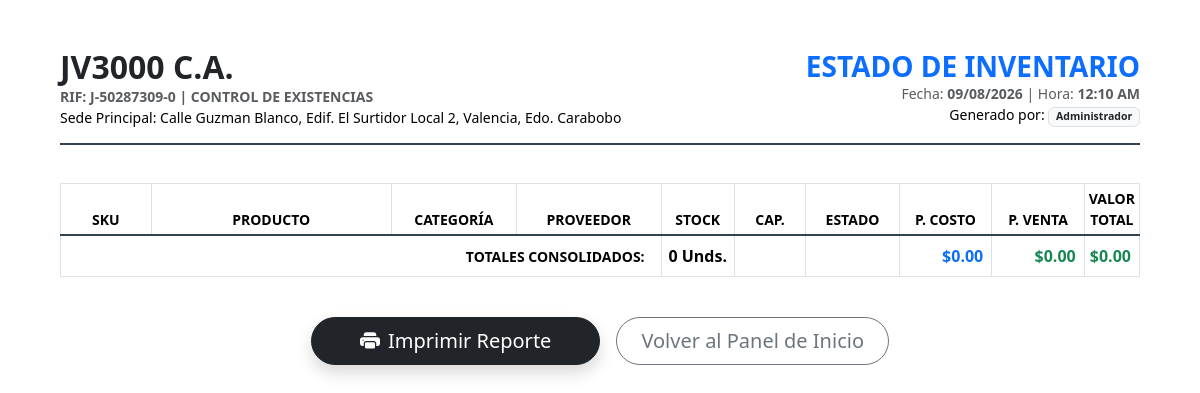
/modules/reporte_inventario.php (signed in), run on an earlier commit of the app's database.
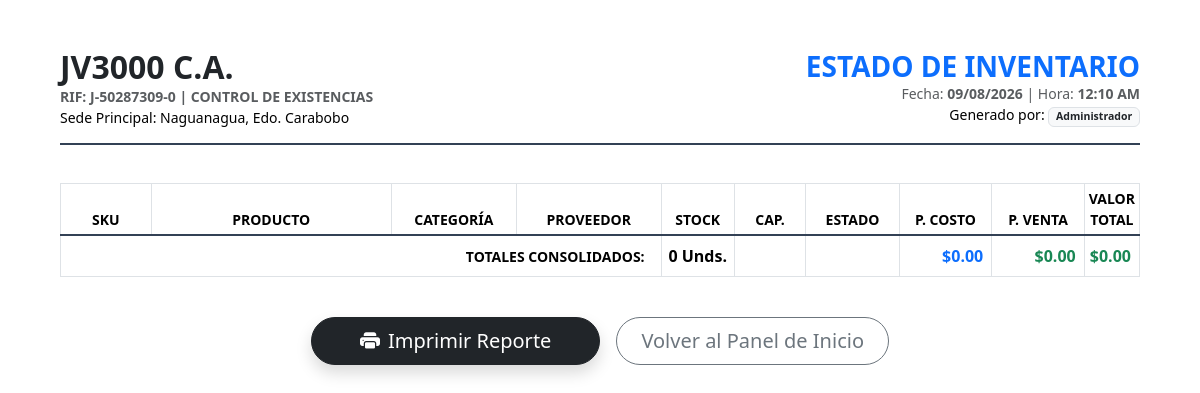
And on a later commit of the database.
### tables this page shows
CREATE TABLE `configuracion` (
  `id_config` int(11) NOT NULL AUTO_INCREMENT,
  `clave` varchar(50) NOT NULL,
  `valor` varchar(255) NOT NULL,
  `descripcion` varchar(255) DEFAULT NULL,
  `fecha_actualizado` datetime DEFAULT current_timestamp() ON UPDATE current_timestamp(),
  PRIMARY KEY (`id_config`),
  UNIQUE KEY `clave` (`clave`)
);

### includes/Database.php (called while the page is built, shortened)
<?php
class Database
{
    private static ?self $instance = null;
    private ?mysqli $conn = null;
    public static function getInstance(): self
    {
        if (self::$instance === null) {
            self::$instance = new self();
        }
        return self::$instance;
    }
    public function connect(string $host, string $user, string $pass, string $db): void
    {
        $this->conn = new mysqli($host, $user, $pass, $db);
        $this->conn->set_charset('utf8mb4');
        $this->conn->autocommit(true);
    }
    public function execute(string $sql, array $params = []): mysqli_stmt
    {
        $stmt = $this->conn->prepare($sql);
        if (!empty($params)) {
            $types = '';
            $bindValues = [];
            foreach ($params as $p) {
                if (is_int($p)) {
                    $types .= 'i';
                } elseif (is_float($p)) {
                    $types .= 'd';
                } elseif (is_null($p)) {
                    $types .= 's';
                    $p = null;
                } else {
                    $types .= 's';
                }
                $bindValues[] = $p;
            }
            if (!empty($bindValues)) {
                $stmt->bind_param($types, ...$bindValues);
            }
        }
        if (!$stmt->execute()) {
            throw new RuntimeException('Error ejecutando consulta: ' . $stmt->error);
        }
        return $stmt;
    }
    public function fetchOne(string $sql, array $params = []): ?array
    {
        $stmt = $this->execute($sql, $params);
        $result = $stmt->get_result();
        $row = $result->fetch_assoc();
        return $row ?: null;
    }
}

### includes/helpers.php (called while the page is built, shortened)
<?php
if (!function_exists('getConfig')) {
    function getConfig(string $clave, string $default = ''): string
    {
        $db = Database::getInstance();
        $row = $db->fetchOne("SELECT valor FROM configuracion WHERE clave = ?", [$clave]);
        return $row ? $row['valor'] : $default;
    }
}

### modules/reporte_inventario.php (the view, shortened to what this page needs)
<?php
$gran_total_stock = 0;
$valor_costo_total = 0;
$valor_venta_total = 0;
?>
<!DOCTYPE html>
<html lang="es">
<head>
    <link href="../assets/css/bootstrap.min.css" rel="stylesheet">
    <link rel="stylesheet" href="../assets/css/bootstrap-icons.css">
        <link rel="stylesheet" href="../assets/modules/reporte_inventario/reporte_inventario.css">
</head>
<body class="p-4 p-md-5">
    <div class="container-fluid">
        <div class="header-report d-flex justify-content-between align-items-center">
            <div class="text-start">
                <h2 class="fw-bold m-0 text-dark">JV3000 C.A.</h2>
                <p class="m-0 text-muted small fw-bold">RIF: <?php echo htmlspecialchars(getConfig('empresa_rif', 'J-502873090')); ?> | CONTROL DE EXISTENCIAS</p>
                <p class="m-0 small">Sede Principal: <?php echo htmlspecialchars(getConfig('empresa_direccion', 'Naguanagua, Edo. Carabobo')); ?></p>
            </div>
            <div class="text-end">
                <h3 class="m-0 text-uppercase fw-bold text-primary">Estado de Inventario</h3>
                <p class="m-0 small text-muted">Fecha: <strong><?php echo date('d/m/Y'); ?></strong> | Hora: <strong><?php echo date('h:i A'); ?></strong></p>
                <p class="m-0 small">Generado por: <span class="badge bg-light text-dark border"><?php echo htmlspecialchars($_SESSION['usuario'] ?? ''); ?></span></p>
            </div>
        </div>
        <div class="table-responsive">
            <table class="table table-bordered table-sm align-middle mt-2">
                <thead class="text-center">
                    <tr class="text-uppercase small fw-bold">
                        <th width="9%">SKU</th>
                        <th width="24%">Producto</th>
                        <th width="12%">Categoría</th>
                        <th width="14%">Proveedor</th>
                        <th width="7%">Stock</th>
                        <th width="7%">Cap.</th>
                        <th width="9%">Estado</th>
                        <th width="9%">P. Costo</th>
                        <th width="9%">P. Venta</th>
                        <th width="9%">Valor Total</th>
                    </tr>
                </thead>
                <tfoot>
                    <tr class="footer-total">
                        <td colspan="4" class="text-end text-uppercase py-2 pe-3 small">Totales Consolidados:</td>
                        <td class="text-center py-2"><?php echo number_format($gran_total_stock, 0); ?> Unds.</td>
                        <td></td>
                        <td></td>
                        <td class="text-end pe-2 py-2 text-primary fw-bold">$<?php echo number_format($valor_costo_total, 2); ?></td>
                        <td class="text-end pe-2 py-2 text-success fw-bold">$<?php echo number_format($valor_venta_total, 2); ?></td>
                        <td class="text-end pe-2 py-2 text-success fw-bold">$<?php echo number_format($valor_venta_total, 2); ?></td>
                    </tr>
                </tfoot>
            </table>
        </div>
        <div class="mt-4 no-print d-flex justify-content-center gap-3">
            <button onclick="window.print()" class="btn btn-dark btn-lg rounded-pill px-5 shadow"><i class="bi bi-printer-fill me-2"></i>Imprimir Reporte</button>
            <a href="../dashboard/index.php" class="btn btn-outline-secondary btn-lg rounded-pill px-4">Volver al Panel de Inicio</a>
        </div>
    </div>
</body>
</html>

### assets/modules/reporte_inventario/reporte_inventario.css (style rules this page uses)
body { background-color: white !important; color: black !important; font-family: 'Segoe UI', sans-serif; }
.header-report { border-bottom: 2px solid #334155; margin-bottom: 30px; padding-bottom: 15px; }
.table thead { background-color: #f8fafc !important; color: #1e293b !important; border-bottom: 2px solid #cbd5e1; }
.footer-total { background-color: #f1f5f9 !important; font-weight: bold; border-top: 2px solid #334155 !important; }

What changed in the data, as far as the page shows it:
changed configuracion: valor "Calle Guzman Blanco, Edif. El Surtidor Local 2, Valencia, Edo. Carabobo" → "Naguanagua, Edo. Carabobo"
